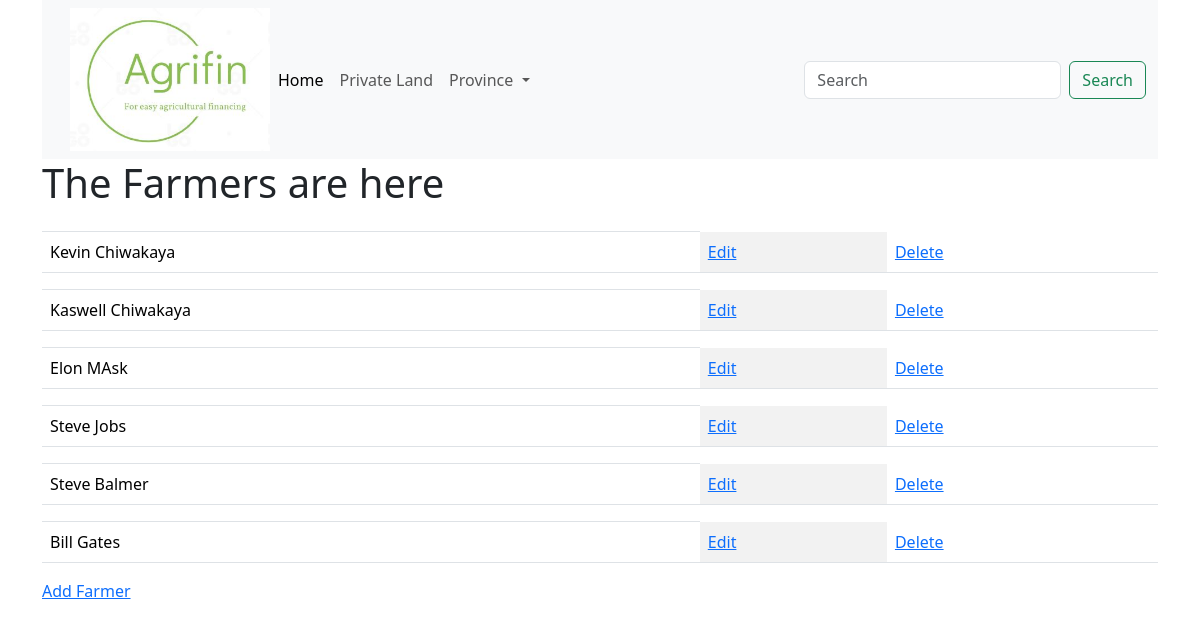
The app's page /farmers/, older data.
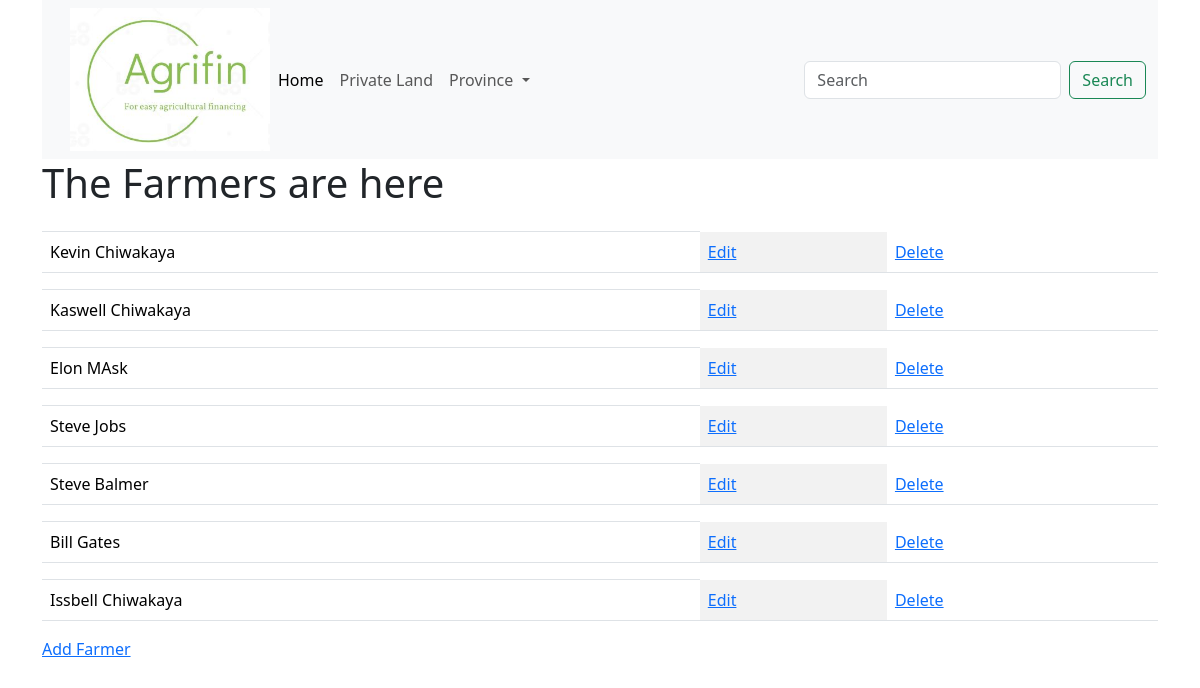
The same page, newer data.
### farmersapp/models.py (models this page shows, shortened)
class Farmer(models.Model):
    name = models.CharField(max_length=250)
    othername = models.CharField(max_length=250,null=True, blank=True)
    surname = models.CharField(max_length=250)
    phone = models.CharField(max_length=20)
    address = models.CharField(max_length=250)
    gender = models.CharField(max_length=10,choices=gender)
    national_id = models.CharField(max_length=30,null =True,unique=True)
    id = models.UUIDField(default=uuid.uuid1,unique=True,primary_key=True,editable=False)

### farmersapp/views.py (the view)
# urls.py: path("farmers/",views.farmers,name="farmers"),
def farmers(request):
    mfarmers = Farmer.objects.all()
    context = {'mfarmers': mfarmers}
    return render(request,'farmers.html',context)

### farmersapp/templates/farmers.html (shortened to what this page needs)
{%extends 'main.html'%}
  {% load bootstrap5 %}
{%block content%}
<h1>The Farmers are here</h1>
<table class="table table-striped-columns">
  {%for farmer in mfarmers%}
  <th></th>
  <tr>
  <td>{{farmer.name}} {{farmer.surname}}</td>
  <td><a href="{% url 'updatefarmer' farmer.id %}">Edit</a></td>
  <td><a href="{% url 'deletefarmer' farmer.id %}">Delete</a></td>
</tr>
  {%endfor%}
</table>
<a href="{% url 'createfarmer'%}">Add Farmer</a>
</html>
{%endblock%}

Row changes from the older to the newer data that the page shows:
added Farmer: name "Issbell", surname "Chiwakaya"
